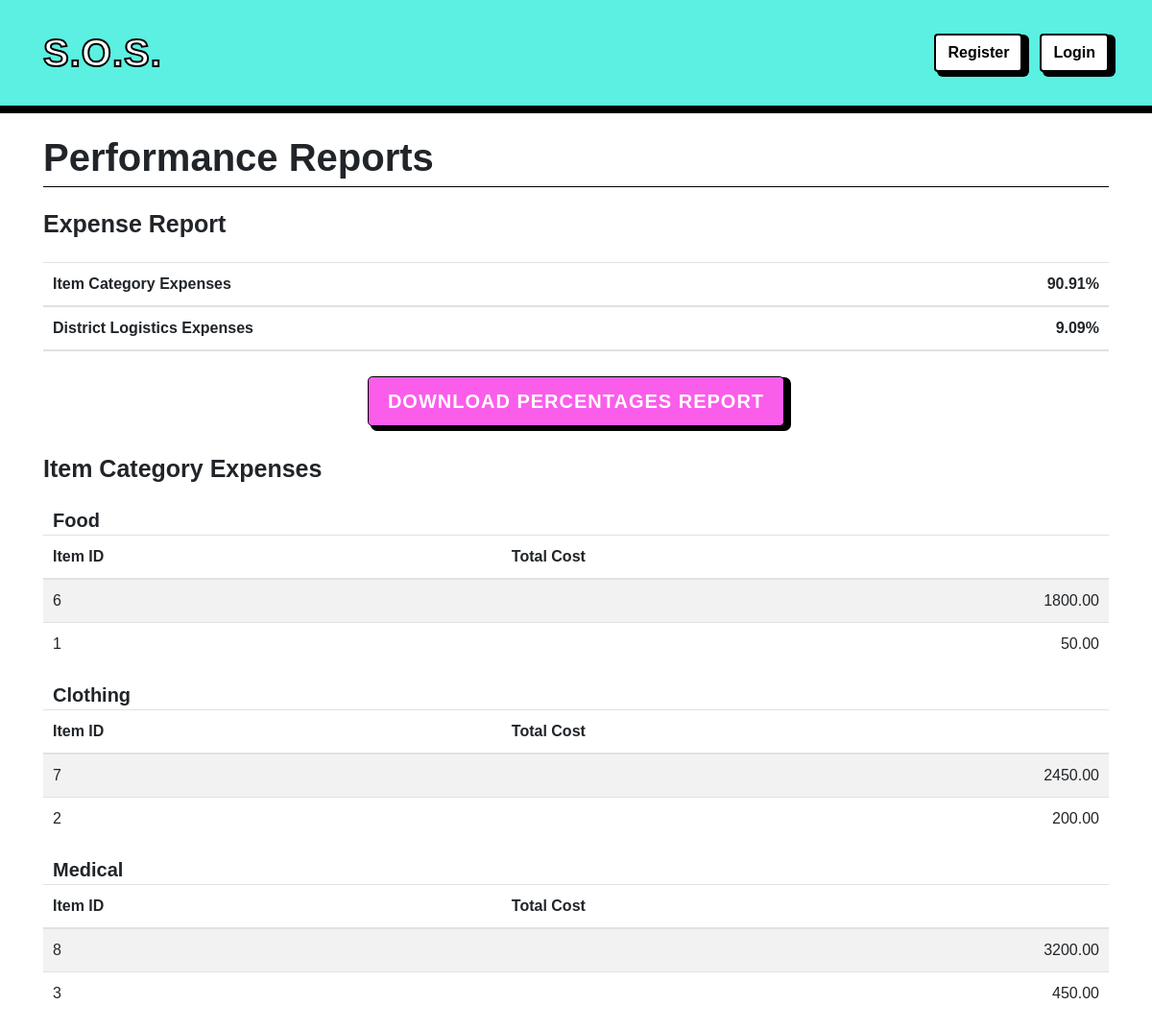
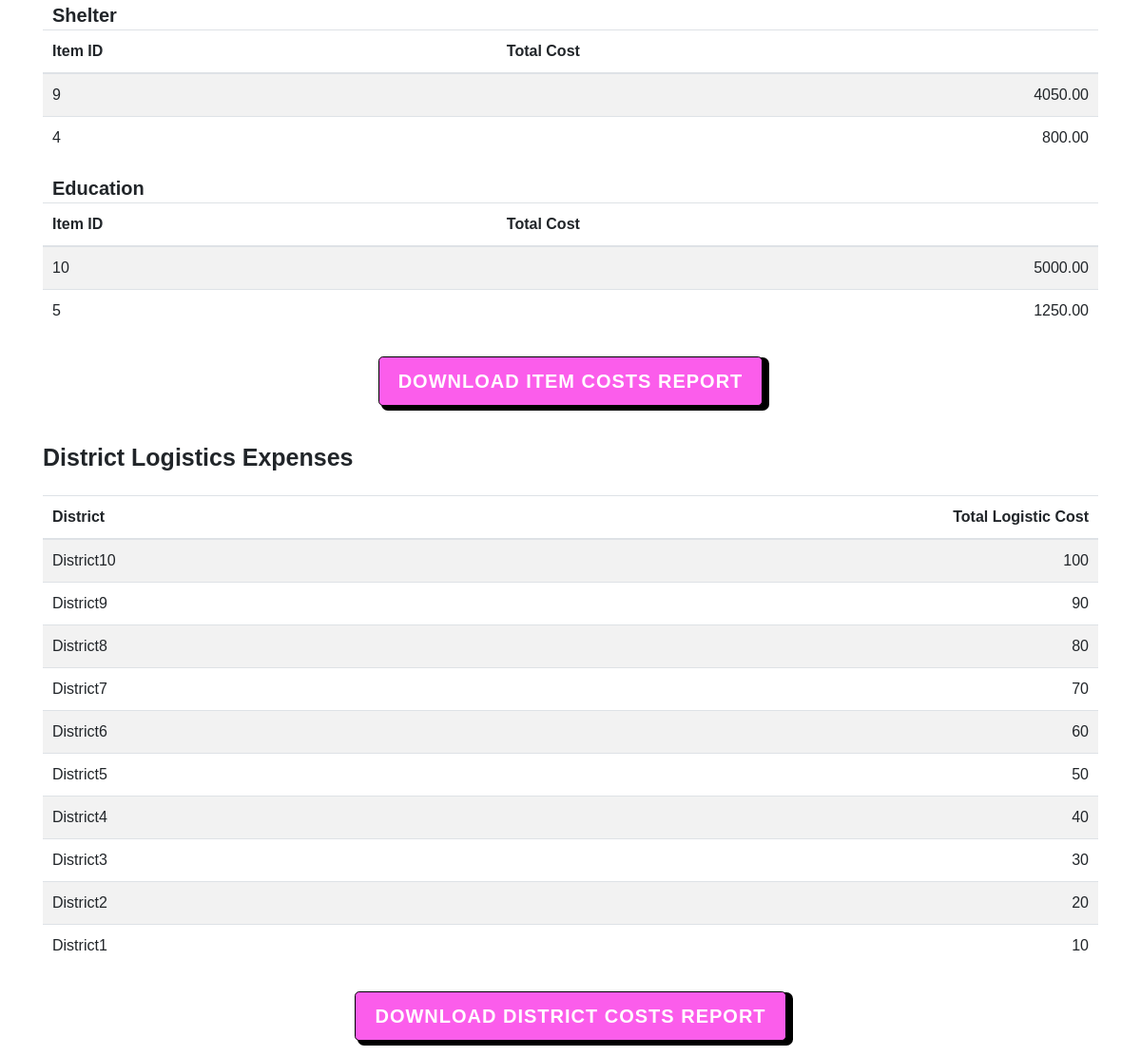
The app's page /myapp/report with its own data (2 pictures, top to bottom).
### myapp/models.py (models this page shows, shortened)
class Items(models.Model):
    ItemID = models.IntegerField(primary_key=True)
    ItemCategory = models.CharField(max_length=45, null=True)
    Amount = models.IntegerField(null=True)

class District(models.Model):
    DistrictID = models.IntegerField(primary_key=True)
    DistrictName = models.CharField(max_length=45, null=True)
    Coordination = models.CharField(max_length=45, null=True)
    Population = models.IntegerField(null=True)

### myapp/views.py (the view)
# urls.py: path('report', views.expense_report, name='expense_report'),
def expense_report(request):
    purchases = Purchase.objects.all()
    items = Items.objects.all()
    total_purchase_cost = sum(purchase.TransactionCost for purchase in purchases)
    total_logistics_cost = LogisticsCompany_has_District.objects.aggregate(Sum('CostOfOutsource'))['CostOfOutsource__sum'] or 0
    district_logistics_costs = LogisticsCompany_has_District.objects.values(
        'District_DistrictID__DistrictName').annotate(total_cost=Sum('CostOfOutsource')).order_by('-total_cost')
    district_logistics_costs = {entry['District_DistrictID__DistrictName']: entry['total_cost'] for entry in
                                district_logistics_costs}
    item_category_costs = {}
    for item in items:
        item_purchases = Purchase_has_Items.objects.filter(Items_ItemID=item.ItemID)
        item_total_cost = sum(item_purchase.UnitItemCost * item_purchase.Amount for item_purchase in item_purchases)
        if item.ItemCategory not in item_category_costs:
            item_category_costs[item.ItemCategory] = []
        item_category_costs[item.ItemCategory].append({
            'item_id': item.ItemID,
            'total_cost': item_total_cost,
        })
    for category, item_costs in item_category_costs.items():
        item_category_costs[category] = sorted(item_costs, key=lambda x: x['total_cost'], reverse=True)[:10]
    system_cost = total_purchase_cost + total_logistics_cost
    item_percentage = format((total_purchase_cost / system_cost) * 100, '.2f') if system_cost else 0
    logistics_percentage = format((total_logistics_cost / system_cost) * 100, '.2f') if system_cost else 0
    context = {
        'item_percentage': item_percentage,
        'logistics_percentage': logistics_percentage,
        'item_category_costs': item_category_costs,
        'district_logistics_costs': district_logistics_costs,
    }
    return render(request, 'report.html', context)

### myapp/templates/report.html
{% extends 'main.html' %} {% block content %}
<div
    style="
        font-size: 40px;
        margin-top: 10px;
        font-weight: bold;
        margin-bottom: 20px;
        border-bottom: 1px solid black;
    "
>
    Performance Reports
</div>
<div
    style="
        font-size: 25px;
        margin-top: 10px;
        font-weight: bold;
        margin-bottom: 20px;
    "
>
    Expense Report
</div>
<div class="table-responsive">
    <table class="table table-striped">
        <thead>
            <tr>
                <th scope="col" style="padding: 10px">
                    Item Category Expenses
                </th>
                <th scope="col" style="padding: 10px; text-align: end">
                    {{ item_percentage }}%
                </th>
            </tr>
            <tr>
                <th scope="col" style="padding: 10px">
                    District Logistics Expenses
                </th>
                <th scope="col" style="padding: 10px; text-align: end">
                    {{ logistics_percentage }}%
                </th>
            </tr>
        </thead>
    </table>
</div>
<div class="text-center">
    <a
        href="{% url 'export_percentages' %}"
        target="_blank"
        class="btn btn-primary btn-lg mb-3"
        style="
            margin-top: 10px;
            margin-bottom: 20px;
            box-shadow: 5px 3px 0px 2px black;
            background-color: #fb5deb;
            border-color: #000000;
            color: white;
            font-size: 20px;
            font-family: sans-serif;
            font-weight: bold;
        "
        >Download Percentages Report</a
    >
</div>
<div
    style="
        font-size: 25px;
        margin-top: 10px;
        font-weight: bold;
        margin-bottom: 20px;
    "
>
    Item Category Expenses
</div>
{% for category, item_costs in item_category_costs.items %}
<div style="padding-left: 10px; font-size: 20px; font-weight: bolder">
    {{ category }}
</div>
<div class="table-responsive">
    <table class="table table-striped">
        <thead>
            <tr>
                <th scope="col" style="padding: 10px">Item ID</th>
                <th scope="col" style="padding: 10px">Total Cost</th>
            </tr>
        </thead>
        <tbody>
            {% for item in item_costs %}
            <tr>
                <td style="padding: 10px">{{ item.item_id }}</td>
                <td style="padding: 10px" class="text-right">
                    {{ item.total_cost }}
                </td>
            </tr>
            {% empty %}
            <tr>
                <td colspan="2" style="padding: 10px">
                    No items found in category: {{ category }}.
                </td>
            </tr>
            {% endfor %}
        </tbody>
    </table>
</div>
{% empty %}
<p>No categories found.</p>
{% endfor %}
<div class="text-center">
    <a
        href="{% url 'export_item_costs' %}"
        target="_blank"
        class="btn btn-primary btn-lg mb-3"
        style="
            margin-top: 10px;
            margin-bottom: 20px;
            box-shadow: 5px 3px 0px 2px black;
            background-color: #fb5deb;
            border-color: #000000;
            color: white;
            font-size: 20px;
            font-family: sans-serif;
            font-weight: bold;
        "
        >Download Item Costs Report</a
    >
</div>
<div
    style="
        font-size: 25px;
        margin-top: 20px;
        font-weight: bold;
        margin-bottom: 20px;
    "
>
    District Logistics Expenses
</div>
<div class="table-responsive">
    <table class="table table-striped">
        <thead>
            <tr>
                <th scope="col" style="padding: 10px" class="text-left">
                    District
                </th>
                <th scope="col" style="padding: 10px" class="text-right">
                    Total Logistic Cost
                </th>
            </tr>
        </thead>
        <tbody>
            {% for district, logistics_cost in district_logistics_costs.items %}
            <tr>
                <td style="padding: 10px" class="text-left">{{ district }}</td>
                <td style="padding: 10px" class="text-right">
                    {{ logistics_cost }}
                </td>
            </tr>
            {% empty %}
            <tr>
                <td colspan="2" style="padding: 10px">
                    No district logistics expenses found.
                </td>
            </tr>
            {% endfor %}
        </tbody>
    </table>
</div>
<div class="text-center">
    <a
        href="{% url 'export_district_costs' %}"
        target="_blank"
        class="btn btn-primary btn-lg mb-3"
        style="
            margin-top: 10px;
            margin-bottom: 20px;
            box-shadow: 5px 3px 0px 2px black;
            background-color: #fb5deb;
            border-color: #000000;
            color: white;
            font-size: 20px;
            font-family: sans-serif;
            font-weight: bold;
        "
        >Download District Costs Report</a
    >
</div>
{% endblock %}

### myapp/static/myapp/styles.css (style rules this page uses)
.btn-primary { background-color: #007bff; border-color: #007bff; color: #fff; padding: 10px 20px; letter-spacing: 1px; text-transform: uppercase; transition: transform 0.3s ease; }

### records on screen
Items: item_category_costs "Food"
Items: item_category_costs "Clothing"
Items: item_category_costs "Medical"
Items: item_category_costs "Shelter"
Items: item_category_costs "Education"
District: DistrictName "District10", logistics_cost "100"
District: DistrictName "District9", logistics_cost "90"
District: DistrictName "District8", logistics_cost "80"
District: DistrictName "District7", logistics_cost "70"
District: DistrictName "District6", logistics_cost "60"
District: DistrictName "District5", logistics_cost "50"
District: DistrictName "District4", logistics_cost "40"
District: DistrictName "District3", logistics_cost "30"
District: DistrictName "District2", logistics_cost "20"
District: DistrictName "District1", logistics_cost "10"

### other values on screen
{{ item_percentage }} "90.91"
{{ logistics_percentage }} "9.09"
{{ item.item_id }} "6" "1" "7" "2" "8" "3" "9" "4" "10" "5"
{{ item.total_cost }} "1800.00" "50.00" "2450.00" "200.00" "3200.00" "450.00" "4050.00" "800.00" "5000.00" "1250.00"
